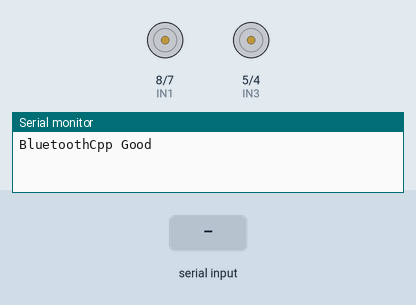
Bench run of a sketch on a simulated Arduino Nano, built with avr-gcc and run on an emulated ATmega328P. Shown: motor-driver pin pairs drawn as motors (green arrow = first pin HIGH = forward, orange = second pin HIGH = backward, longer = more drive, scaled by the enable pin), the last lines printed to the serial monitor. The test bench sets the inputs (shaded band).

Above: at 1.2 s.
1.3 s: "W" received over the second serial link
At 2.5 s:
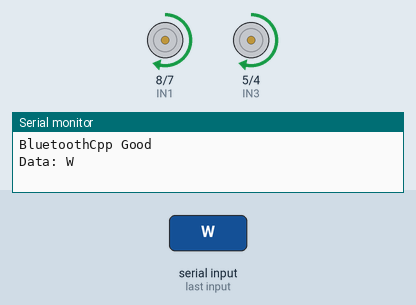
2.8 s: "S" received over the second serial link
At 3.8 s:
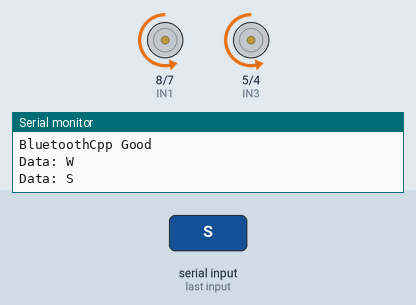
4.3 s: "D" received over the second serial link
At 4.9 s:
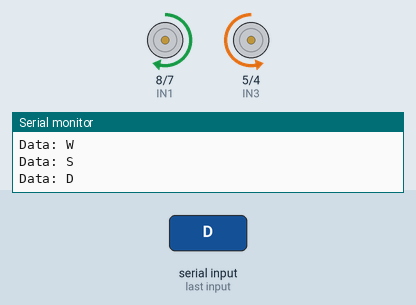
5.8 s: "A" received over the second serial link
At 6.1 s:
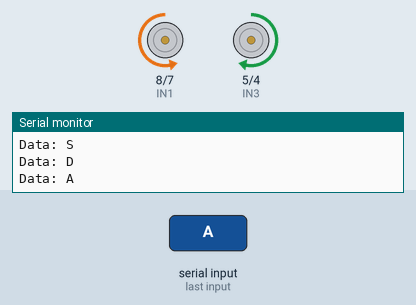
Timing chart, 0 to 8.3 s (numbered marks = the images above; inputs shaded):
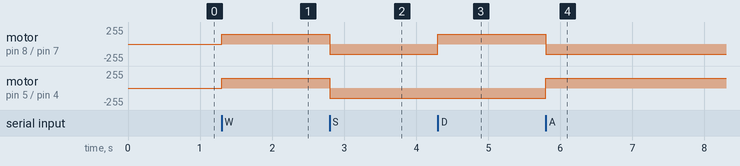

Measured:
- after the input at 1.3 s, motor on pin 8 (IN1) / pin 7 (IN2), motor on pin 5 (IN3) / pin 4 (IN4): stopped → forward 150/255 at once
- after the input at 2.8 s, motor on pin 8 (IN1) / pin 7 (IN2), motor on pin 5 (IN3) / pin 4 (IN4): forward 150/255 → backward 150/255 at once
- after the input at 4.3 s, motor on pin 8 (IN1) / pin 7 (IN2): backward 150/255 → forward 150/255 at once
- after the input at 5.8 s, motor on pin 8 (IN1) / pin 7 (IN2): forward 150/255 → backward 150/255 at once; motor on pin 5 (IN3) / pin 4 (IN4): backward 150/255 → forward 150/255 at once

The sketch:

master.ino
```cpp
#include "movement.h"
#include "bluetooth.h"
#include "pins.h"

SoftwareSerial NanoSerial(NANO_RX, NANO_TX);

void setup() {
  NanoSerial.begin(9600);

  // L298N Driver
  pinMode(ENA, OUTPUT); pinMode(IN1, OUTPUT); pinMode(IN2, OUTPUT);
  pinMode(ENB, OUTPUT); pinMode(IN3, OUTPUT); pinMode(IN4, OUTPUT);

  bluetoothSetup();
}

void loop() {
  switch (bluetoothLoop()) {
    case 'W': moveForward();                    break;
    case 'S': moveReverse();                    break;
    case 'D': turnRight();                      break;
    case 'A': turnLeft();                       break;
    case 'Q': stopMotors();                     break;
    case '+': increaseSpeed(10); sendSpeed();   break;
    case '-': decreaseSpeed(10); sendSpeed();   break;

    case 'O': NanoSerial.write('O');            break;
    case 'C': NanoSerial.write('C');            break;
    case 'U': NanoSerial.write('U');            break;
    case 'E': NanoSerial.write('D');            break;

    case 'I': NanoSerial.write('I');            break;
    case 'K': NanoSerial.write('K');            break;
    case 'J': NanoSerial.write('J');            break;
    case 'L': NanoSerial.write('L');            break;
    case 'T': NanoSerial.write('T');            break;
    case 'G': NanoSerial.write('G');            break;
    case 'Y': NanoSerial.write('Y');            break;
    case 'H': NanoSerial.write('H');            break;
    case 'N': NanoSerial.write('N');            break;
    case 'X': NanoSerial.write('X');            break;
  }
}
```

bluetooth.cpp
```cpp
#include "HardwareSerial.h"
#include "Print.h"
#include "Arduino.h"
#include "bluetooth.h"
#include "movement.h"


SoftwareSerial BTSerial(BT_RX, BT_TX);

void bluetoothSetup() {
  BTSerial.begin(9600);
  Serial.begin(9600);
  BTSerial.listen();
  Serial.println("BluetoothCpp Good");
  BTSerial.print(currentSpeed);
}

char bluetoothLoop() {
  if (BTSerial.available()) {
    char data = BTSerial.read();
    Serial.print("Data: ");
    Serial.println(data);
    return data;
  }
  return '\0';
}

void sendSpeed() {
  BTSerial.print(currentSpeed);
}
```

bluetooth.h
```cpp
#ifndef BLUETOOTH_H
#define BLUETOOTH_H

#include <SoftwareSerial.h>
#include "pins.h"

extern SoftwareSerial BTSerial;

void bluetoothSetup();
char bluetoothLoop();
void sendSpeed();

#endif
```

movement.cpp
```cpp
#include "Arduino.h"
#include "movement.h"

int currentSpeed = 150;

void setSpeed(int speed) {
  currentSpeed = constrain(speed, 10, 250);
  analogWrite(ENA, currentSpeed);
  analogWrite(ENB, currentSpeed);
}

void increaseSpeed(int step) { setSpeed(currentSpeed + step); }
void decreaseSpeed(int step) { setSpeed(currentSpeed - step); }

void moveForward() {
  setSpeed(currentSpeed);
  digitalWrite(IN1, HIGH); digitalWrite(IN2, LOW);   // Left  - Fwd
  digitalWrite(IN3, HIGH); digitalWrite(IN4, LOW);   // Right - Fwd
}

void moveReverse() {
  setSpeed(currentSpeed);
  digitalWrite(IN1, LOW); digitalWrite(IN2, HIGH);   // Left  - Rev
  digitalWrite(IN3, LOW); digitalWrite(IN4, HIGH);   // Right - Rev
}

void turnRight() {
  setSpeed(currentSpeed);
  digitalWrite(IN1, HIGH); digitalWrite(IN2, LOW);   // Left  - Fwd
  digitalWrite(IN3, LOW);  digitalWrite(IN4, HIGH);  // Right - Rev
}

void turnLeft() {
  setSpeed(currentSpeed);
  digitalWrite(IN1, LOW);  digitalWrite(IN2, HIGH);  // Left  - Rev
  digitalWrite(IN3, HIGH); digitalWrite(IN4, LOW);   // Right - Fwd
}

void stopMotors() {
  analogWrite(ENA, 0);
  analogWrite(ENB, 0);
  digitalWrite(IN1, LOW); digitalWrite(IN2, LOW);
  digitalWrite(IN3, LOW); digitalWrite(IN4, LOW);
}
```

movement.h
```cpp
#ifndef MOVEMENT_H
#define MOVEMENT_H

#include "pins.h"

extern int currentSpeed;

void setSpeed(int speed);
void increaseSpeed(int step);
void decreaseSpeed(int step);
void moveForward();
void moveReverse();
void turnRight();
void turnLeft();
void stopMotors();

#endif
```

pins.h
```cpp
#ifndef PINS_H
#define PINS_H

// L298N Driver Pins
/* Initial Pins for reference

const int ENA = 10;   // PWM   - Left
const int IN1 = 8;    // Left  - IN1
const int IN2 = 7;    // Left  - IN2

const int ENB = 9;    // PWM   - Right
const int IN3 = 4;    // Right - IN1
const int IN4 = 2;    // Right - IN2
*/

const int ENA = 9;   // PWM   - Left
const int IN1 = 8;    // Left  - IN1
const int IN2 = 7;    // Left  - IN2

const int ENB = 6;    // PWM   - Right
const int IN3 = 5;    // Right - IN1
const int IN4 = 4;    // Right - IN2


// Slave Arduino Nano Pins
const int NANO_RX = 2; // PIN 3 OF ARDUINO NANO
const int NANO_TX = 3; // PIN 3 OF ARDUINO NANO


// HC-05 Bluetooth Module Pins
const int BT_RX = A2; // TX OF HC-05
const int BT_TX = A3; // RX OF HC-05

#endif
```
